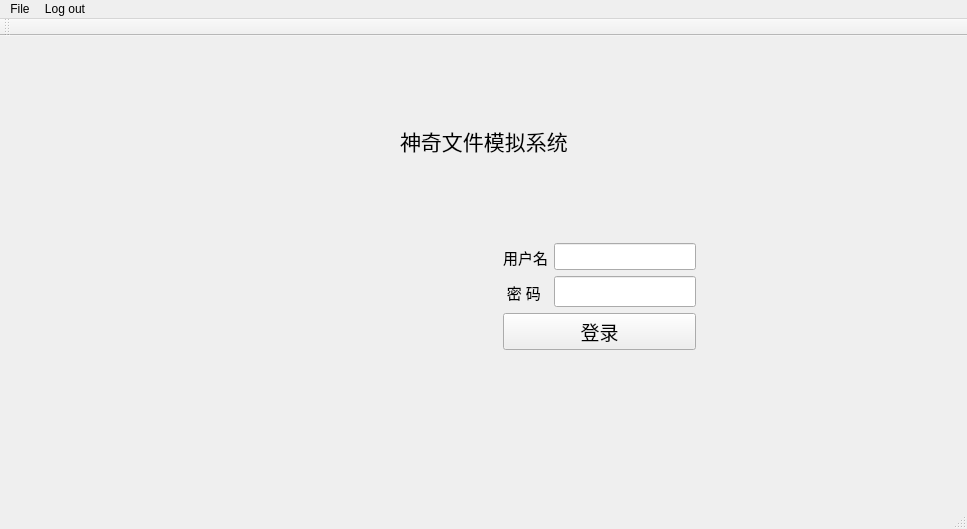
<?xml version="1.0" encoding="UTF-8"?>
<ui version="4.0">
 <class>MainWindow</class>
 <widget class="QMainWindow" name="MainWindow">
  <property name="geometry">
   <rect>
    <x>0</x>
    <y>0</y>
    <width>967</width>
    <height>529</height>
   </rect>
  </property>
  <property name="windowTitle">
   <string>File System - Acytoo</string>
  </property>
  <property name="autoFillBackground">
   <bool>false</bool>
  </property>
  <widget class="QWidget" name="centralWidget">
   <layout class="QGridLayout" name="gridLayout_2">
    <item row="0" column="0">
     <layout class="QGridLayout" name="gridLayout">
      <item row="0" column="0">
       <spacer name="verticalSpacer_3">
        <property name="orientation">
         <enum>Qt::Vertical</enum>
        </property>
        <property name="sizeHint" stdset="0">
         <size>
          <width>20</width>
          <height>40</height>
         </size>
        </property>
       </spacer>
      </item>
      <item row="1" column="0">
       <layout class="QVBoxLayout" name="verticalLayout_5">
        <item>
         <layout class="QHBoxLayout" name="horizontalLayout_3">
          <item>
           <spacer name="horizontalSpacer_4">
            <property name="orientation">
             <enum>Qt::Horizontal</enum>
            </property>
            <property name="sizeHint" stdset="0">
             <size>
              <width>40</width>
              <height>20</height>
             </size>
            </property>
           </spacer>
          </item>
          <item>
           <widget class="QLabel" name="label_3">
            <property name="font">
             <font>
              <family>隶书</family>
              <pointsize>16</pointsize>
             </font>
            </property>
            <property name="text">
             <string>神奇文件模拟系统</string>
            </property>
           </widget>
          </item>
          <item>
           <spacer name="horizontalSpacer_5">
            <property name="orientation">
             <enum>Qt::Horizontal</enum>
            </property>
            <property name="sizeHint" stdset="0">
             <size>
              <width>40</width>
              <height>20</height>
             </size>
            </property>
           </spacer>
          </item>
         </layout>
        </item>
        <item>
         <spacer name="verticalSpacer_2">
          <property name="orientation">
           <enum>Qt::Vertical</enum>
          </property>
          <property name="sizeHint" stdset="0">
           <size>
            <width>20</width>
            <height>40</height>
           </size>
          </property>
         </spacer>
        </item>
        <item>
         <layout class="QHBoxLayout" name="horizontalLayout_4">
          <item>
           <spacer name="horizontalSpacer_7">
            <property name="orientation">
             <enum>Qt::Horizontal</enum>
            </property>
            <property name="sizeHint" stdset="0">
             <size>
              <width>40</width>
              <height>20</height>
             </size>
            </property>
           </spacer>
          </item>
          <item>
           <widget class="QLabel" name="label_4">
            <property name="text">
             <string/>
            </property>
            <property name="pixmap">
             <pixmap>../../../neu_370_211.PNG</pixmap>
            </property>
           </widget>
          </item>
          <item>
           <spacer name="horizontalSpacer_6">
            <property name="orientation">
             <enum>Qt::Horizontal</enum>
            </property>
            <property name="sizeHint" stdset="0">
             <size>
              <width>40</width>
              <height>20</height>
             </size>
            </property>
           </spacer>
          </item>
          <item>
           <layout class="QVBoxLayout" name="verticalLayout_4">
            <item>
             <spacer name="verticalSpacer_4">
              <property name="orientation">
               <enum>Qt::Vertical</enum>
              </property>
              <property name="sizeHint" stdset="0">
               <size>
                <width>20</width>
                <height>40</height>
               </size>
              </property>
             </spacer>
            </item>
            <item>
             <layout class="QHBoxLayout" name="horizontalLayout_2">
              <item>
               <spacer name="horizontalSpacer">
                <property name="orientation">
                 <enum>Qt::Horizontal</enum>
                </property>
                <property name="sizeHint" stdset="0">
                 <size>
                  <width>40</width>
                  <height>20</height>
                 </size>
                </property>
               </spacer>
              </item>
              <item>
               <layout class="QVBoxLayout" name="verticalLayout_3">
                <item>
                 <layout class="QHBoxLayout" name="horizontalLayout">
                  <item>
                   <layout class="QVBoxLayout" name="verticalLayout">
                    <item>
                     <widget class="QLabel" name="label">
                      <property name="font">
                       <font>
                        <family>隶书</family>
                        <pointsize>11</pointsize>
                       </font>
                      </property>
                      <property name="lineWidth">
                       <number>3</number>
                      </property>
                      <property name="text">
                       <string>用户名</string>
                      </property>
                      <property name="margin">
                       <number>2</number>
                      </property>
                     </widget>
                    </item>
                    <item>
                     <widget class="QLabel" name="label_2">
                      <property name="font">
                       <font>
                        <family>隶书</family>
                        <pointsize>11</pointsize>
                       </font>
                      </property>
                      <property name="lineWidth">
                       <number>3</number>
                      </property>
                      <property name="text">
                       <string> 密 码</string>
                      </property>
                      <property name="margin">
                       <number>2</number>
                      </property>
                     </widget>
                    </item>
                   </layout>
                  </item>
                  <item>
                   <layout class="QVBoxLayout" name="verticalLayout_2">
                    <item>
                     <widget class="QLineEdit" name="input_username">
                      <property name="font">
                       <font>
                        <pointsize>12</pointsize>
                       </font>
                      </property>
                     </widget>
                    </item>
                    <item>
                     <widget class="QLineEdit" name="input_password">
                      <property name="font">
                       <font>
                        <family>AlienCaret</family>
                        <pointsize>12</pointsize>
                       </font>
                      </property>
                     </widget>
                    </item>
                   </layout>
                  </item>
                 </layout>
                </item>
                <item>
                 <widget class="QPushButton" name="btn_login">
                  <property name="font">
                   <font>
                    <family>隶书</family>
                    <pointsize>14</pointsize>
                   </font>
                  </property>
                  <property name="text">
                   <string>登录</string>
                  </property>
                 </widget>
                </item>
               </layout>
              </item>
              <item>
               <spacer name="horizontalSpacer_2">
                <property name="orientation">
                 <enum>Qt::Horizontal</enum>
                </property>
                <property name="sizeHint" stdset="0">
                 <size>
                  <width>40</width>
                  <height>20</height>
                 </size>
                </property>
               </spacer>
              </item>
             </layout>
            </item>
            <item>
             <spacer name="verticalSpacer">
              <property name="orientation">
               <enum>Qt::Vertical</enum>
              </property>
              <property name="sizeHint" stdset="0">
               <size>
                <width>20</width>
                <height>40</height>
               </size>
              </property>
             </spacer>
            </item>
            <item>
             <widget class="QLabel" name="txt_err_message">
              <property name="font">
               <font>
                <family>隶书</family>
                <pointsize>12</pointsize>
               </font>
              </property>
              <property name="text">
               <string/>
              </property>
              <property name="alignment">
               <set>Qt::AlignCenter</set>
              </property>
             </widget>
            </item>
           </layout>
          </item>
          <item>
           <spacer name="horizontalSpacer_9">
            <property name="orientation">
             <enum>Qt::Horizontal</enum>
            </property>
            <property name="sizeHint" stdset="0">
             <size>
              <width>40</width>
              <height>20</height>
             </size>
            </property>
           </spacer>
          </item>
         </layout>
        </item>
       </layout>
      </item>
      <item row="2" column="0">
       <spacer name="verticalSpacer_5">
        <property name="orientation">
         <enum>Qt::Vertical</enum>
        </property>
        <property name="sizeHint" stdset="0">
         <size>
          <width>20</width>
          <height>40</height>
         </size>
        </property>
       </spacer>
      </item>
     </layout>
    </item>
   </layout>
  </widget>
  <widget class="QMenuBar" name="menuBar">
   <property name="geometry">
    <rect>
     <x>0</x>
     <y>0</y>
     <width>967</width>
     <height>21</height>
    </rect>
   </property>
   <widget class="QMenu" name="menuFile_System_Simulation">
    <property name="title">
     <string>File</string>
    </property>
    <addaction name="separator"/>
    <addaction name="actionhelp"/>
    <addaction name="actionquit"/>
   </widget>
   <widget class="QMenu" name="menuLogout">
    <property name="title">
     <string>Log out</string>
    </property>
   </widget>
   <addaction name="menuFile_System_Simulation"/>
   <addaction name="menuLogout"/>
  </widget>
  <widget class="QToolBar" name="mainToolBar">
   <attribute name="toolBarArea">
    <enum>TopToolBarArea</enum>
   </attribute>
   <attribute name="toolBarBreak">
    <bool>false</bool>
   </attribute>
  </widget>
  <widget class="QStatusBar" name="statusBar"/>
  <action name="actionhelp">
   <property name="text">
    <string>help?</string>
   </property>
  </action>
  <action name="actionquit">
   <property name="text">
    <string>quit</string>
   </property>
  </action>
 </widget>
 <layoutdefault spacing="6" margin="11"/>
 <resources/>
 <connections/>
</ui>
